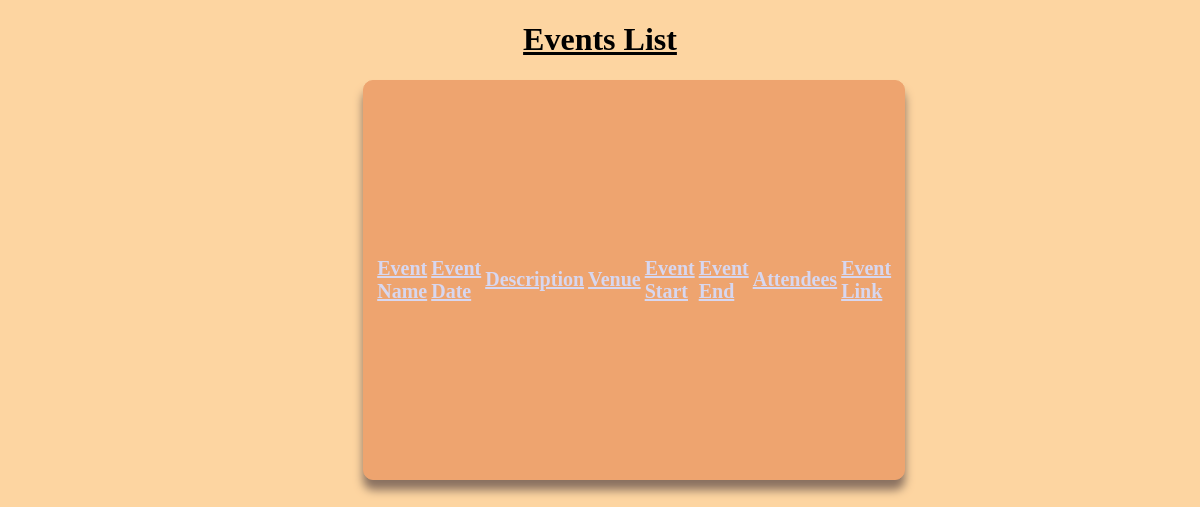
/event/list/, run on an earlier commit of the app's database.
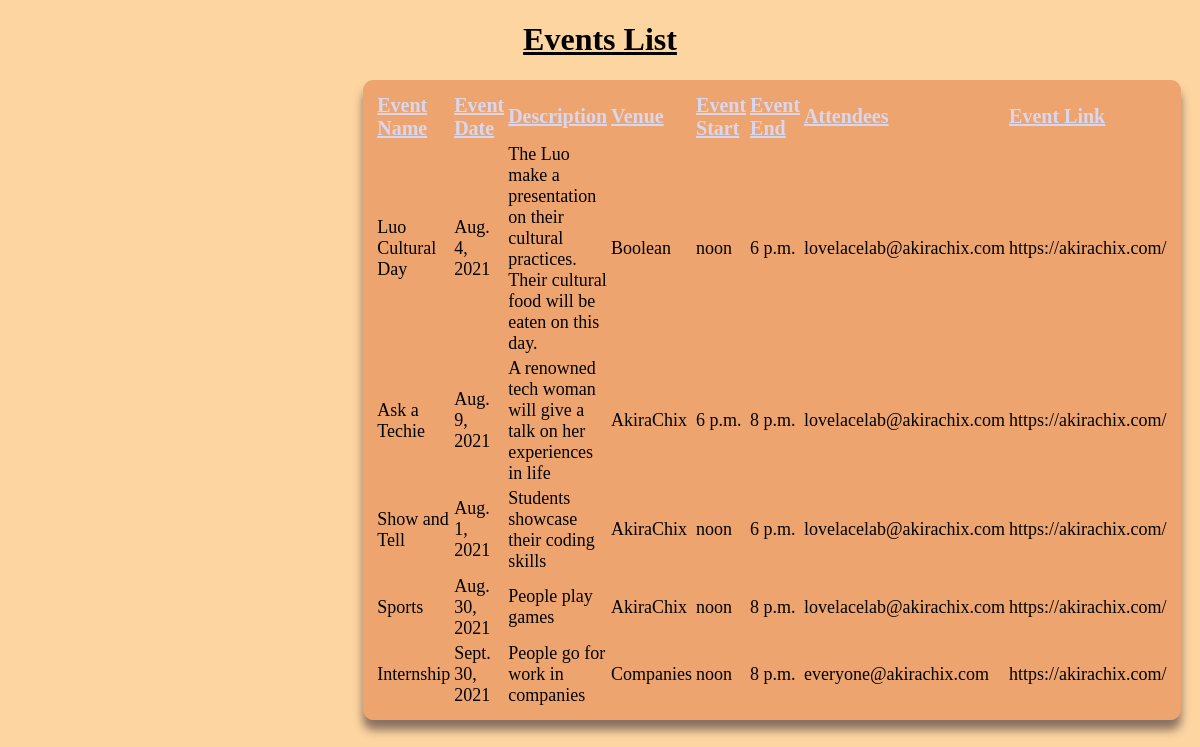
And on a later commit of the database.
### event/models.py (models this page shows)
class Event(models.Model):
    event_name = models.CharField(max_length=30)
    event_date = models.DateField()
    description = models.TextField()
    venue = models.CharField(max_length=10)
    event_start= models.TimeField()
    event_end = models.TimeField()
    attendees = models.EmailField()
    event_link = models.URLField()

### event/views.py (the view)
# urls.py: path("list/",event_list,name="list"),
def event_list(request):
    events = Event.objects.all()
    return render(request,"event_list.html",{"events":events})

### event/templates/event_list.html (shortened to what this page needs)
<!DOCTYPE html>
<html lang="en">
<head>
</head>
<body>
    <h1>Events List</h1>
    <table>
        <tr>
            <th>Event Name</th>
            <th>Event Date</th>
            <th>Description</th>
            <th>Venue</th>
            <th>Event Start</th>
            <th>Event End</th>
            <th>Attendees</th>
            <th>Event Link</th>
        </tr>
        {% for event in events %}
        <tr>
            <td>{{event.event_name}}</td>
                <td>{{event.event_date}}</td>
                <td>{{event.description}}</td>
                <td>{{event.venue}}</td>
                <td>{{event.event_start}}</td>
                <td>{{event.event_end}}</td>
                <td>{{event.attendees}}</td>
                <td>{{event.event_link}}</td>
        </tr>
        {%endfor%}
    </table>
</body>
</html>

What changed in the data, as far as the page shows it:
added Event: event_name "Luo Cultural Day", event_date "Aug. 4, 2021", description "The Luo make a presentation on their cultural practices. Their cultural food will be eaten on this day.", venue "Boolean", event_start "noon", event_end "6 p.m.", attendees "lovelacelab@akirachix.com", event_link "https://akirachix.com/"
added Event: event_name "Ask a Techie", event_date "Aug. 9, 2021", description "A renowned tech woman will give a talk on her experiences in life", venue "AkiraChix", event_start "6 p.m.", event_end "8 p.m.", attendees "lovelacelab@akirachix.com", event_link "https://akirachix.com/"
added Event: event_name "Show and Tell", event_date "Aug. 1, 2021", description "Students showcase their coding skills", venue "AkiraChix", event_start "noon", event_end "6 p.m.", attendees "lovelacelab@akirachix.com", event_link "https://akirachix.com/"
added Event: event_name "Sports", event_date "Aug. 30, 2021", description "People play games", venue "AkiraChix", event_start "noon", event_end "8 p.m.", attendees "lovelacelab@akirachix.com", event_link "https://akirachix.com/"
added Event: event_name "Internship", event_date "Sept. 30, 2021", description "People go for work in companies", venue "Companies", event_start "noon", event_end "8 p.m.", attendees "everyone@akirachix.com", event_link "https://akirachix.com/"
